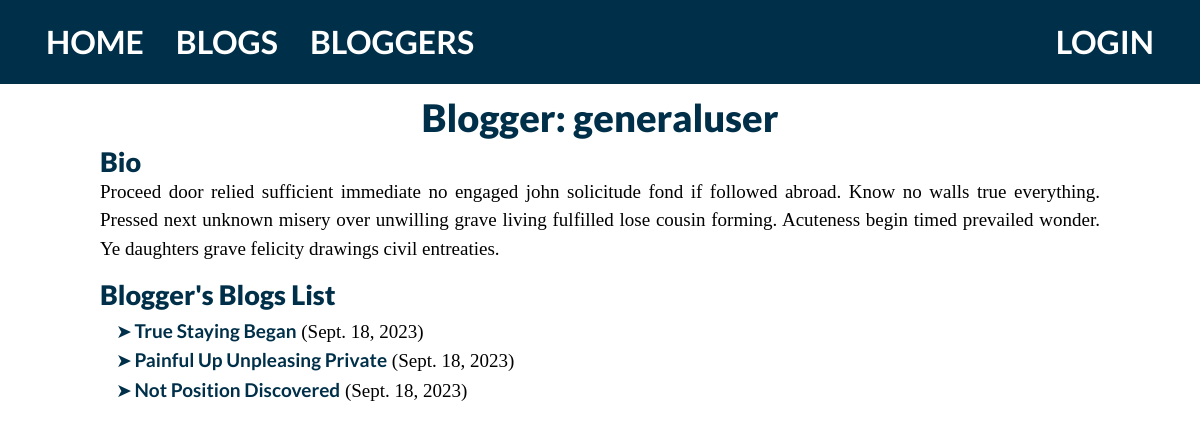
The page /blog/blogger/3 on the database its author committed.
### blog/models.py (models this page shows, shortened)
class BlogAuthor(models.Model):
	user = models.OneToOneField(User, on_delete=models.SET_NULL, null=True)
	bio = models.TextField(max_length=400, help_text="Enter your bio details here.")
	class Meta:
		ordering = ['user', 'bio']
	def __str__(self):
		return self.user.username

class Blog(models.Model):
	name = models.CharField(max_length=200)
	author = models.ForeignKey('BlogAuthor', on_delete=models.SET_NULL, null=True)
	description = models.TextField(max_length=2000, help_text="Enter the blog post's text here.")
	post_date = models.DateField(default=date.today)
	class Meta:
		ordering = ['-post_date']
	def get_absolute_url(self):
		return reverse('blog-detail', args=[str(self.id)])

### blog/views.py (the view)
# urls.py: path('blogger/<int:pk>', views.BlogListbyAuthorView.as_view(), name='blogs-by-author'),
class BlogListbyAuthorView(generic.ListView):
	model = Blog
	template_name = 'blog/blog_list_by_author.html'
	def get_queryset(self):
		id = self.kwargs['pk']
		target_author = get_object_or_404(BlogAuthor, pk = id)
		return Blog.objects.filter(author=target_author)
	def get_context_data(self, **kwargs):
		context = super(BlogListbyAuthorView, self).get_context_data(**kwargs)
		context['blogger'] = get_object_or_404(BlogAuthor, pk = self.kwargs['pk'])
		return context

### blog/templates/blog/blog_list_by_author.html
{% extends "base_generic.html" %}
{% block content %}
  <h1>Blogger: {{ blogger }}</h1>
  <h3>Bio</h3>
	<p>{{ blogger.bio }}</p>
	{% if blog_list %}
	<h3>Blogger's Blogs List</h3>
	<ul>
		{% for blog in blog_list %}
		<li>
			<a href="{{ blog.get_absolute_url }}">{{ blog.name }}</a> ({{blog.post_date}})</a>
		</li>
		{% endfor %}
	</ul>
	{% else %}
		<p>This blogger hasn't posted any posts yet.</p>
	{% endif%}
{% endblock %}

### blog/static/css/styles.css (style rules this page uses)
* { margin: 0; padding: 0; }
body { background-color: #FFFFFF; color: #000000; font-family: 'Bitter', serif; font-size: 19px; }
h1 { color: #003049; margin-top: 0px; margin-bottom: 5px; text-transform: none; font-size: 38px; text-align: center; font-family: 'Lato', sans-serif; font-weight: 900; }
h3 { color: #003049; margin-bottom: 5px; font-size: 27px; text-align: left; font-family: 'Lato', sans-serif; font-weight: 900; }
p { text-align: justify; margin-top: -5px; }
ul { margin-top: 0px; margin-bottom: 10px; display: inline-block; text-align: left; }
li { list-style-type: "➤"; padding-inline-start: 0.26ch; }
li::marker { color: #003049; }
a { font-family: 'Lato', sans-serif; color: #003049; text-decoration: none; font-size: 19px; font-weight: bold; }

### rows shown on the page
BlogAuthor: user.username "generaluser", bio "Proceed door relied sufficient immediate no engaged john solicitude fond if followed abroad. Know no walls true everything. Pressed next unknown misery over unwilling grave living fulfilled lose cousin forming. Acuteness begin timed prevailed wonder. Ye daughters grave felicity drawings civil entreaties."
Blog: name "True Staying Began", post_date "Sept. 18, 2023"
Blog: name "Painful Up Unpleasing Private", post_date "Sept. 18, 2023"
Blog: name "Not Position Discovered", post_date "Sept. 18, 2023"
